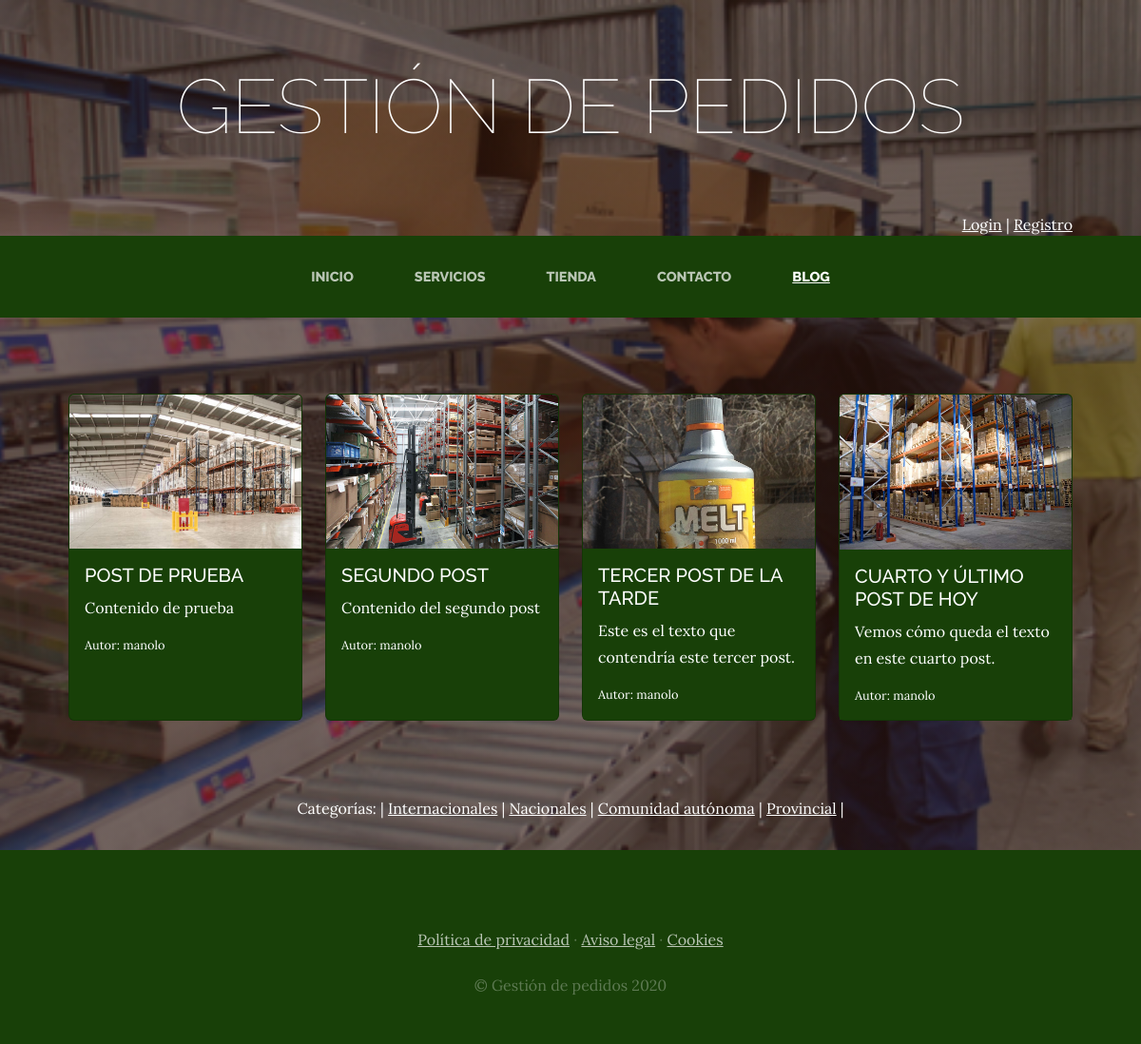
The page /blog/ on the database as committed earlier.
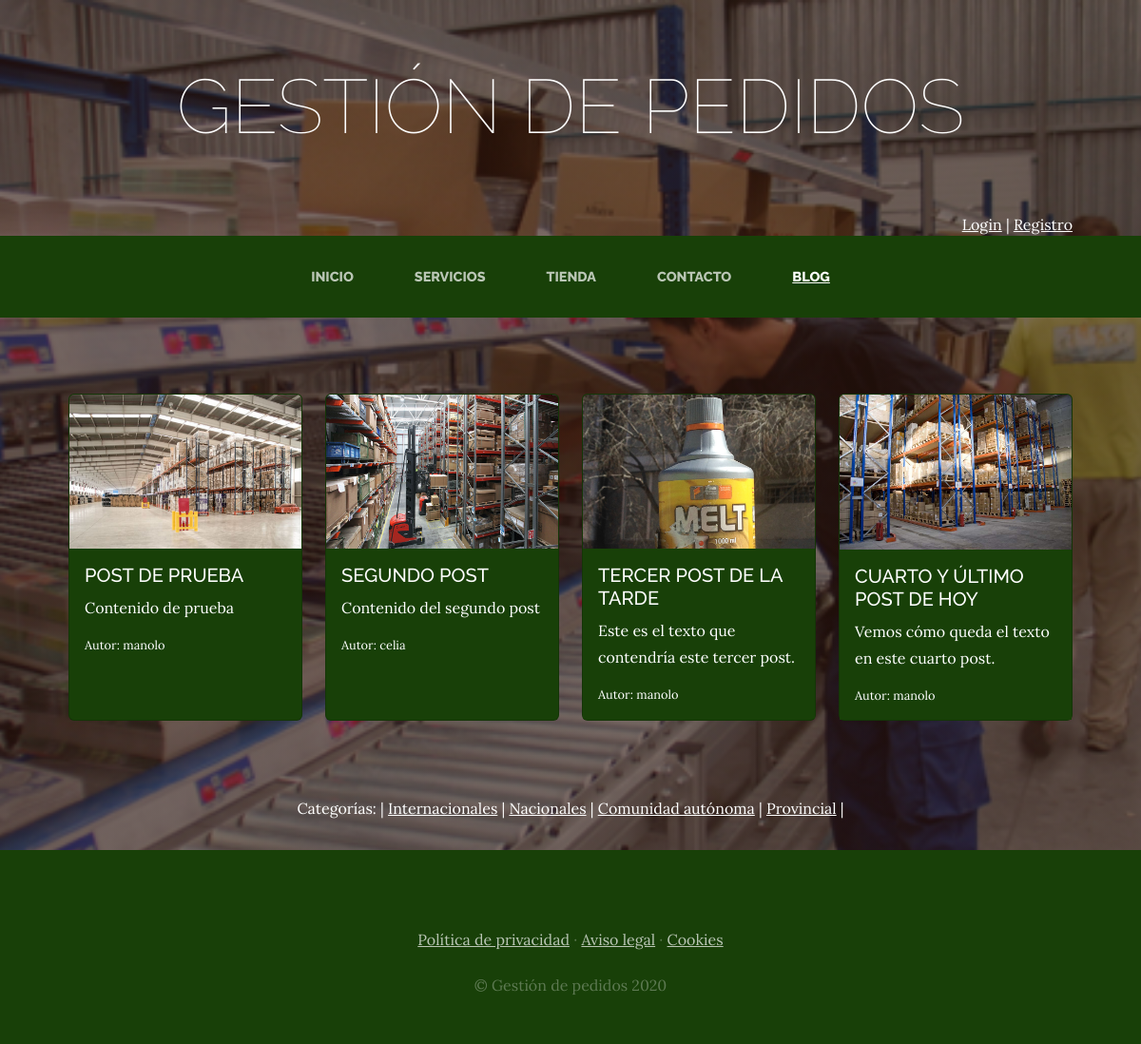
The same page on the database as committed later.
### blog/models.py (models this page shows, shortened)
class Post(models.Model):
    titulo=models.CharField(max_length=50)
    contenido=models.TextField(max_length=250)
    imagen=models.ImageField(upload_to='blog',null=True,blank=True)
    autor=models.ForeignKey(User,on_delete=models.CASCADE)
    categorias=models.ManyToManyField(Categoria)
    created=models.DateTimeField(auto_now_add=True, verbose_name='Fecha creación')
    updated=models.DateTimeField(auto_now_add=True,verbose_name='Fecha modificación')
    class Meta:
        verbose_name='post'
        verbose_name_plural='posts'

### blog/views.py (the view)
# urls.py: 2. Add a URL to urlpatterns:  path('blog/', include('blog.urls'))
def blog(request):
    posts=Post.objects.all()
    return render(request,"blog/blog2.html",{"posts": posts})

### carro/context_processor.py (called while the page is built)
def importe_total_carro(request):
    total=0
    """session=request.session
    carro=session.get("carro")
    if not carro:
        carro=request.session["carro"]={}"""
    if request.user.is_authenticated:
        for key, value in request.session["carro"].items():
            total=total+float(value["precio"])
            total=round(total,2)
    return {"importe_total_carro":total}

### blog/templates/blog/blog2.html
{% extends "ProyectowebApp/base.html" %}
{%load static %}
{% block content %}
<div class="container">
  <section class="page-section clearfix">
    <div class="row row-cols-1 row-cols-md-2 row-cols-lg-3 row-cols-xl-4 g-4">
      {% for post in posts %}
      <div class="col">
        <div class="card h-100">
          <img src="{{post.imagen.url}}" class="card-img-top" alt="">
          <div class="card-body-blog">
            <h5 class="section-heading card-title section-heading-lower">{{post.titulo}}</h5>
            <p class="section-heading-upper">{{post.contenido}}</p>
            <div class="intro-autor-blog">
              Autor: {{post.autor}}
            </div>
          </div>
        </div>
      </div>
      {% endfor %}
    </div>
  </section>
</div>
<section>
  <div class="categorias-blog">
    Categorías: |
    {% for post in posts %}
      {% for categoria in post.categorias.all %}
      <a href="{% url 'categoria' categoria.id %}">{{categoria.nombre}}</a> |
      {% endfor %}
    {% endfor %}
  </div>
</section>
{% endblock %}

Rows that differ between the two databases and show on the page:
changed Post "SEGUNDO POST": autor "manolo" → "celia"
